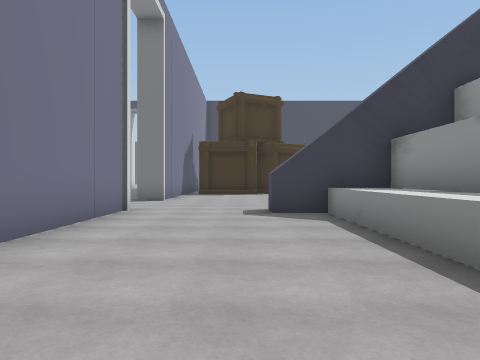
[1] (above)

21 first-person views from a walk through a scene from a Unity 3-D project. The camera is 1.3 m above the floor, looks level and sees 70° across. The floor is counted in squares, 2 m on a side. Each view is taken from the middle of a square. On the plan, view 1 faces up. The plan holds only what a view shows up to about 10 squares ahead; the rest is blank. The place goes on beyond the plan. Some animated figures are left out.

[2]
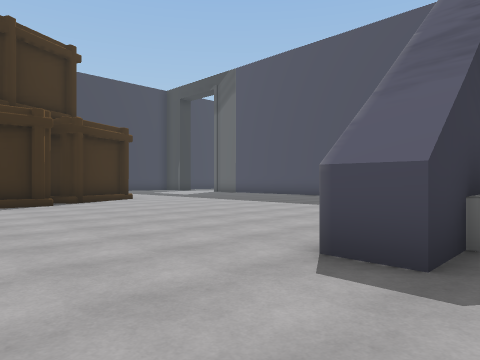

[3]
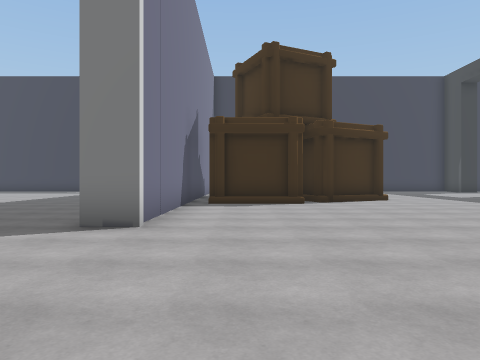

[4]
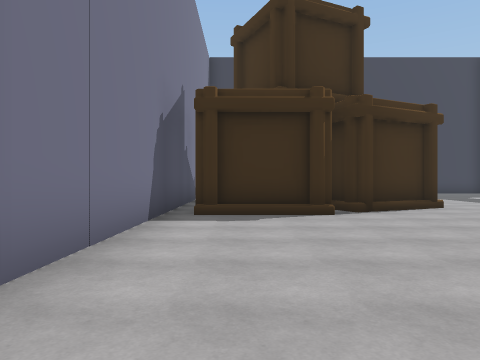

[5]
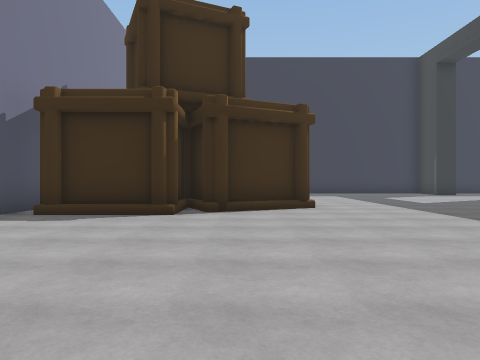

[6]
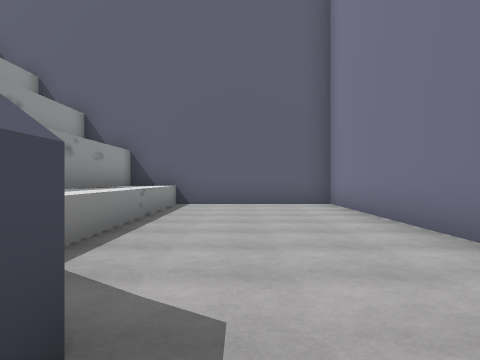

[7]
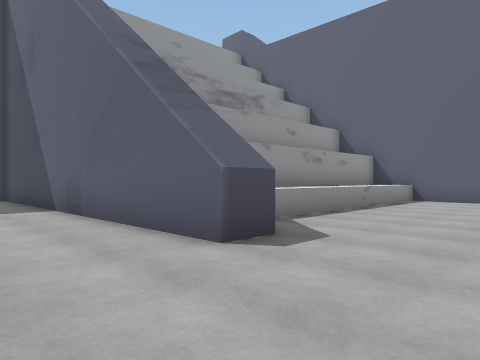

[8]
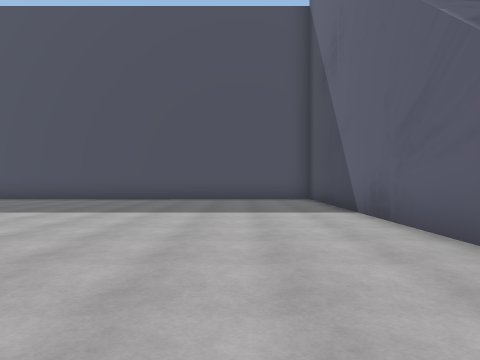

[9]
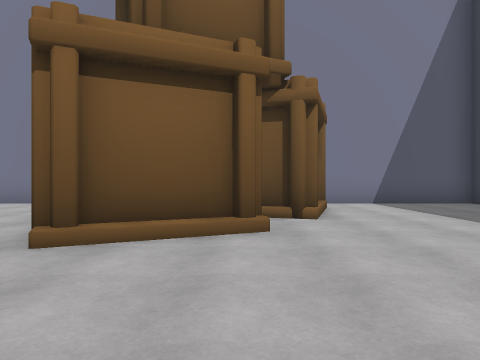

[10]
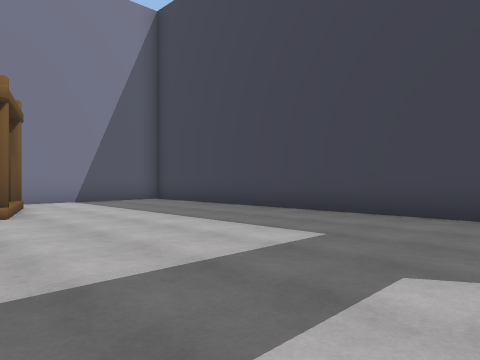

[11]
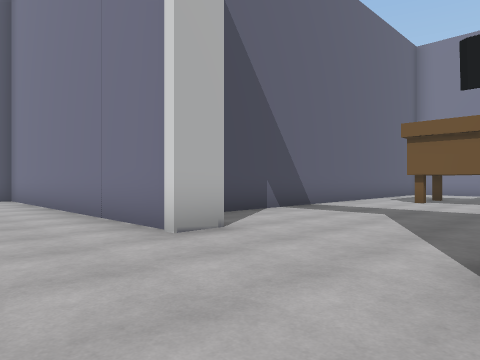

[12]
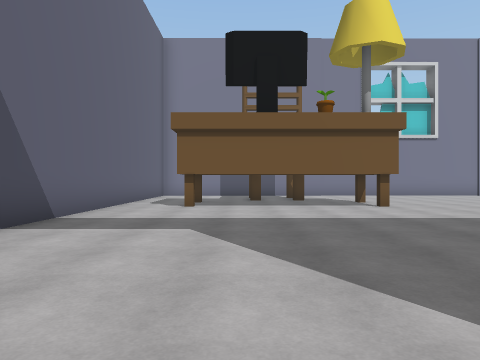

[13]
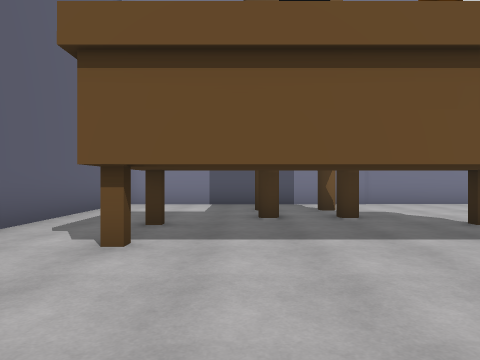

[14]
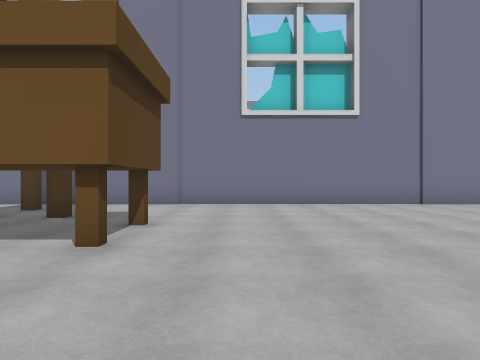

[15]
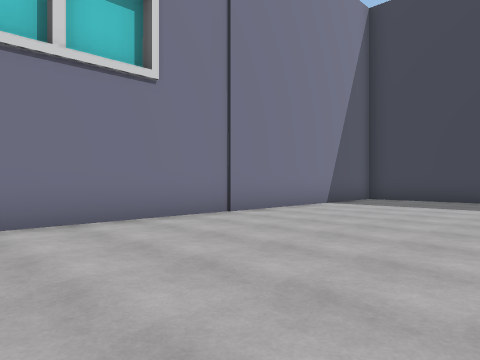

[16]
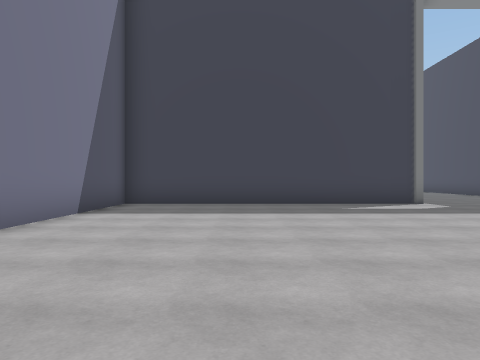

[17]
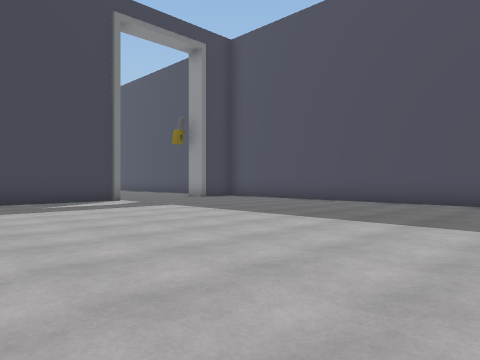

[18]
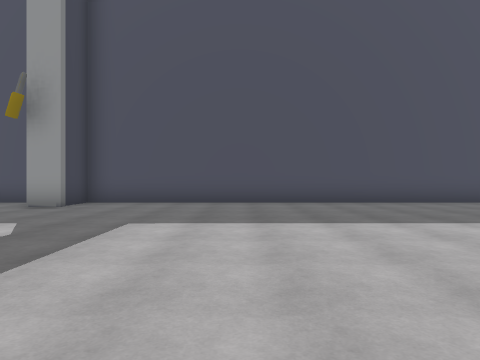

[19]
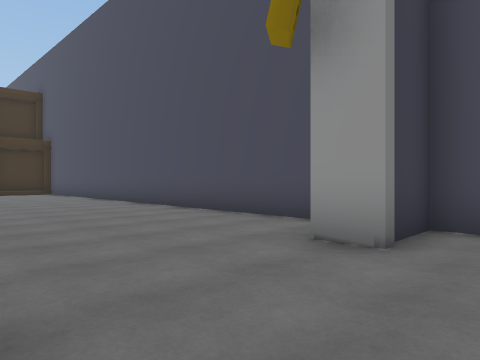

[20]
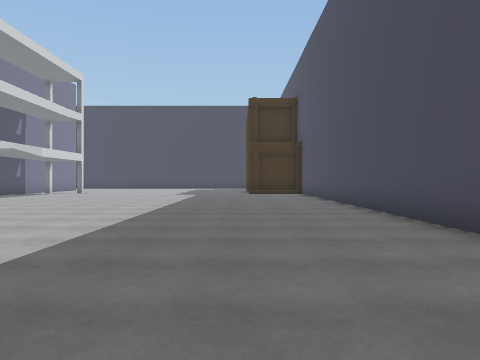

[21]
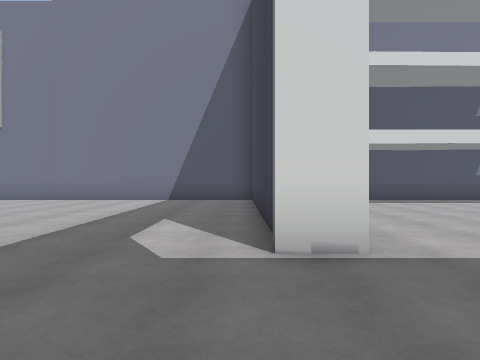

### Floor plan
Key: @ floor where view 1 was taken; # wall or solid block; . main floor; : floor 0.25 m higher than the main floor; / step, stairs or slope; ^ raised ledge; T thing the floor can be seen under or through; O other object.
Columns run from 17 left of view 1 to 9 right of it. Each row starts with its distance up from view 1.
 35      .........#
 34      .........#
 33      .........#
 32       ........#
 31   ...  .......#
 30   .... .......#
 29   ............#
 28     ..........#
 27       ........#
 26 #########....############
 25 #.............#..........
 24 #.............#..........
 23 #.............#..........
 22 #.............#...........
 21 #.............#.O.........
 20 #.............# OOO.......
 19 #.............# OOOO/.....
 18 #.............#OOOO:O.....
 17 #.............#OOOOOO......
 16 #.............#.OO.O.......
 15 #.............#............
 14 #.............#............
 13 #.............#............
 12 #....T........#............
 11 #.#.T ........#............
 10 #.... .....................
  9 #...T .....................
  8 #....##....................
  7 #.............#...#########
  6 #.............#....^#
  5   #############....^#
  4               #....^#
  3               #....^#
  2               #....^#
  1               #....^#
  0               #..@.^#
 -1               #....^#
 -2               #####

Where each view was taken, in squares from view 1:
view 1: 0 up, 0 right, facing up
view 2: 6 up, 2 left, facing up-right
view 3: 6 up, 1 left, facing up
view 4: 9 up, 1 left, facing up
view 5: 9 up, 2 right, facing up
view 6: 8 up, 0 right, facing down
view 7: 10 up, 2 left, facing down-right
view 8: 10 up, 1 left, facing right
view 9: 19 up, 7 right, facing left
view 10: 19 up, 8 right, facing up-left
view 11: 11 up, 0 right, facing down-left
view 12: 9 up, 2 left, facing left
view 13: 9 up, 7 left, facing left
view 14: 14 up, 7 left, facing left
view 15: 14 up, 11 left, facing up-left
view 16: 16 up, 13 left, facing up
view 17: 15 up, 13 left, facing up-right
view 18: 21 up, 13 left, facing right
view 19: 24 up, 8 left, facing up-right
view 20: 25 up, 6 left, facing up
view 21: 25 up, 5 left, facing left
